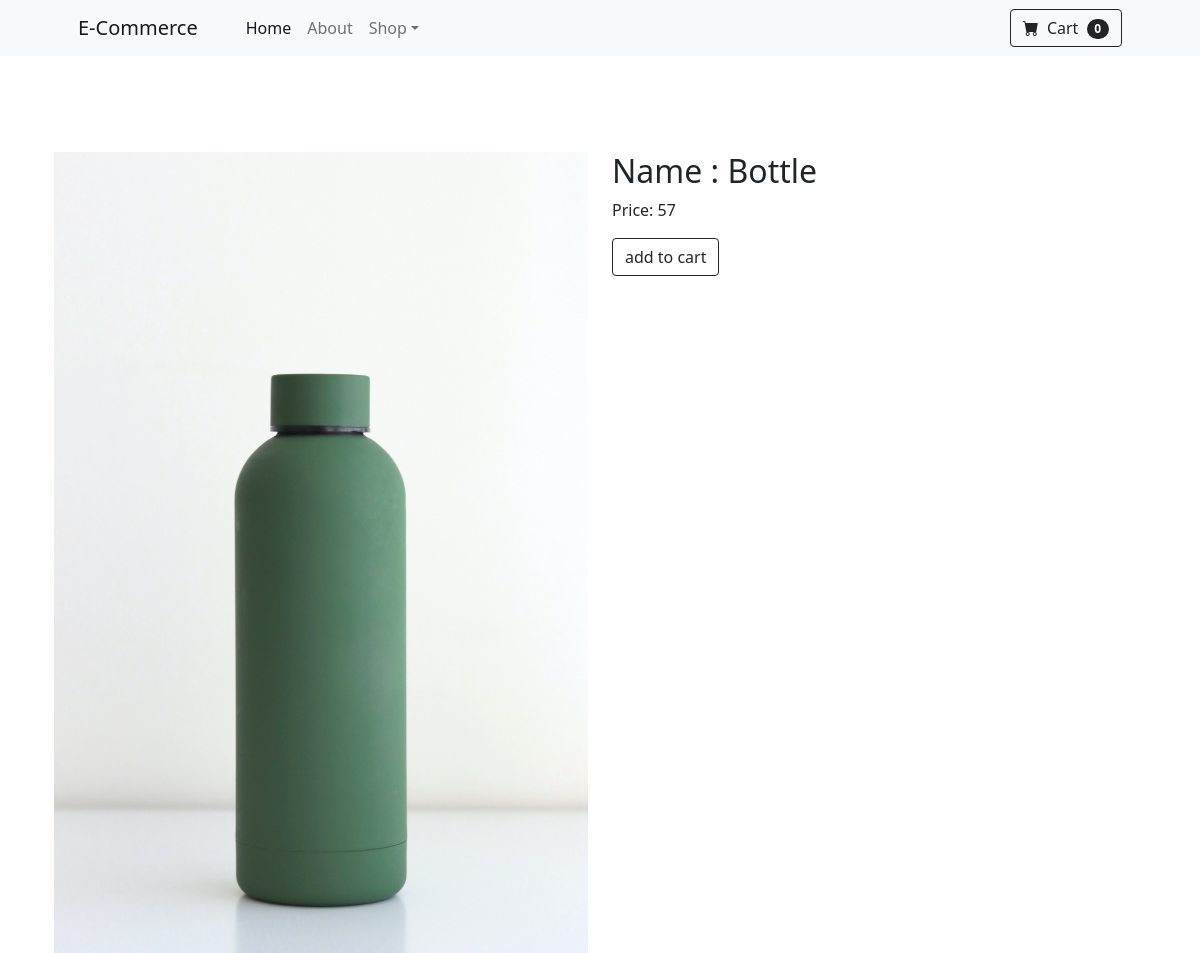
/single_page/4, run on the app's committed database.
### back/models.py (models this page shows, shortened)
class Product(models.Model):
    name = models.CharField(max_length=100)
    stock = models.IntegerField()
    price = models.IntegerField()
    color = models.CharField(max_length=100)
    image = models.ImageField(upload_to='images/product')

### back/views.py (the view)
# urls.py: path('single_page/<int:id>', single_product, name='single_product'),
def single_product(request, id):
    title = 'Details Page'
    product = Product.objects.filter(id=id).first()
    return render(request, 'front/single_details.html', {'title': title, 'product': product})

### templates/front/single_details.html
{% extends 'front/base.html' %}
{% block front-main %}
    <div class="container">
        <div class="row">
            <div class="col-md-6">
                <img src="{{ product.image.url }}" class="img-responsive img-fluid" alt="">
            </div>
            <div class="col-md-6">
                <h2>Name : {{ product.name }}</h2>
                <p>Price: {{ product.price }}</p>
                <a class="btn btn-outline-dark mt-auto" href="{% url 'add_to_cart' product.id %}">add to cart</a>
            </div>
        </div>
    </div>
{% endblock front-main %}

### data on the page
Product: image (picture), name "Bottle", price "57"
